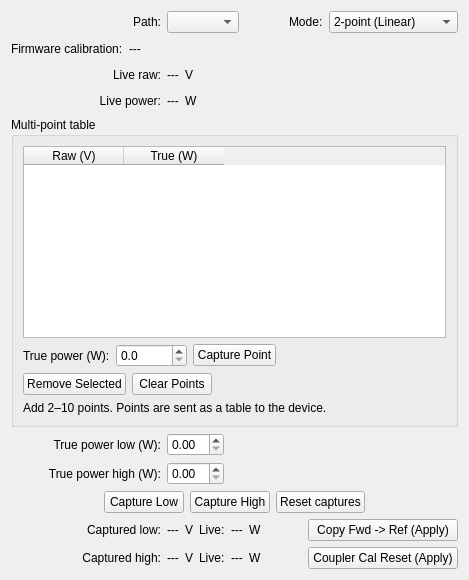
         <widget class="QWidget" name="tabCalCoupler">
          <attribute name="title">
           <string>Couplers</string>
          </attribute>
          <layout class="QVBoxLayout" name="verticalLayoutCalCoupler">
           <item>
            <layout class="QHBoxLayout" name="layoutCalPath">
             <item>
              <widget class="QLabel" name="labelCalPath">
               <property name="minimumSize">
                <size>
                 <width>150</width>
                 <height>0</height>
                </size>
               </property>
               <property name="text">
                <string>Path:</string>
               </property>
               <property name="alignment">
                <set>Qt::AlignmentFlag::AlignRight|Qt::AlignmentFlag::AlignTrailing|Qt::AlignmentFlag::AlignVCenter</set>
               </property>
              </widget>
             </item>
             <item>
              <widget class="QComboBox" name="comboCalPath"/>
             </item>
             <item>
              <spacer name="horizontalSpacerCalPath">
               <property name="orientation">
                <enum>Qt::Orientation::Horizontal</enum>
               </property>
               <property name="sizeHint" stdset="0">
                <size>
                 <width>40</width>
                 <height>20</height>
                </size>
               </property>
              </spacer>
             </item>
             <item>
              <widget class="QLabel" name="labelCalMode">
               <property name="text">
                <string>Mode:</string>
               </property>
              </widget>
             </item>
             <item>
              <widget class="QComboBox" name="comboCalMode">
               <item>
                <property name="text">
                 <string>2-point (Linear)</string>
                </property>
               </item>
               <item>
                <property name="text">
                 <string>Multi-point (Table)</string>
                </property>
               </item>
              </widget>
             </item>
            </layout>
           </item>
           <item>
            <layout class="QHBoxLayout" name="layoutCalMode"/>
           </item>
           <item>
            <layout class="QHBoxLayout" name="layoutCalStatus">
             <item>
              <widget class="QLabel" name="labelCalFirmware">
               <property name="text">
                <string>Firmware calibration:</string>
               </property>
              </widget>
             </item>
             <item>
              <widget class="QLabel" name="labelCalFirmwareStatus">
               <property name="text">
                <string>---</string>
               </property>
              </widget>
             </item>
             <item>
              <spacer name="horizontalSpacerCalStatus">
               <property name="orientation">
                <enum>Qt::Orientation::Horizontal</enum>
               </property>
               <property name="sizeHint" stdset="0">
                <size>
                 <width>40</width>
                 <height>20</height>
                </size>
               </property>
              </spacer>
             </item>
            </layout>
           </item>
           <item>
            <layout class="QHBoxLayout" name="layoutLiveRaw">
             <item>
              <widget class="QLabel" name="labelLiveRaw">
               <property name="minimumSize">
                <size>
                 <width>150</width>
                 <height>0</height>
                </size>
               </property>
               <property name="text">
                <string>Live raw:</string>
               </property>
               <property name="alignment">
                <set>Qt::AlignmentFlag::AlignRight|Qt::AlignmentFlag::AlignTrailing|Qt::AlignmentFlag::AlignVCenter</set>
               </property>
              </widget>
             </item>
             <item>
              <widget class="QLabel" name="labelLiveRawValue">
               <property name="text">
                <string>---</string>
               </property>
              </widget>
             </item>
             <item>
              <widget class="QLabel" name="labelLiveRawUnit">
               <property name="text">
                <string>V</string>
               </property>
              </widget>
             </item>
             <item>
              <spacer name="horizontalSpacerLiveRaw">
               <property name="orientation">
                <enum>Qt::Orientation::Horizontal</enum>
               </property>
               <property name="sizeHint" stdset="0">
                <size>
                 <width>40</width>
                 <height>20</height>
                </size>
               </property>
              </spacer>
             </item>
            </layout>
           </item>
           <item>
            <layout class="QHBoxLayout" name="layoutLivePwr">
             <item>
              <widget class="QLabel" name="labelLivePwr">
               <property name="minimumSize">
                <size>
                 <width>150</width>
                 <height>0</height>
                </size>
               </property>
               <property name="text">
                <string>Live power:</string>
               </property>
               <property name="alignment">
                <set>Qt::AlignmentFlag::AlignRight|Qt::AlignmentFlag::AlignTrailing|Qt::AlignmentFlag::AlignVCenter</set>
               </property>
              </widget>
             </item>
             <item>
              <widget class="QLabel" name="labelLivePwrValue">
               <property name="text">
                <string>---</string>
               </property>
              </widget>
             </item>
             <item>
              <widget class="QLabel" name="labelLivePwrUnit">
               <property name="text">
                <string>W</string>
               </property>
              </widget>
             </item>
             <item>
              <spacer name="horizontalSpacerLivePwr">
               <property name="orientation">
                <enum>Qt::Orientation::Horizontal</enum>
               </property>
               <property name="sizeHint" stdset="0">
                <size>
                 <width>40</width>
                 <height>20</height>
                </size>
               </property>
              </spacer>
             </item>
            </layout>
           </item>
           <item>
            <widget class="QGroupBox" name="groupBoxCalMulti">
             <property name="sizePolicy">
              <sizepolicy hsizetype="Preferred" vsizetype="Preferred">
               <horstretch>0</horstretch>
               <verstretch>0</verstretch>
              </sizepolicy>
             </property>
             <property name="title">
              <string>Multi-point table</string>
             </property>
             <layout class="QVBoxLayout" name="verticalLayoutCalMulti">
              <item>
               <widget class="QTableWidget" name="tableCalPoints">
                <property name="minimumSize">
                 <size>
                  <width>0</width>
                  <height>120</height>
                 </size>
                </property>
                <property name="maximumSize">
                 <size>
                  <width>16777215</width>
                  <height>240</height>
                 </size>
                </property>
                <property name="selectionMode">
                 <enum>QAbstractItemView::SelectionMode::SingleSelection</enum>
                </property>
                <property name="selectionBehavior">
                 <enum>QAbstractItemView::SelectionBehavior::SelectRows</enum>
                </property>
                <property name="rowCount">
                 <number>0</number>
                </property>
                <property name="columnCount">
                 <number>2</number>
                </property>
                <column>
                 <property name="text">
                  <string>Raw (V)</string>
                 </property>
                </column>
                <column>
                 <property name="text">
                  <string>True (W)</string>
                 </property>
                </column>
               </widget>
              </item>
              <item>
               <layout class="QHBoxLayout" name="layoutCalPointEntry">
                <item>
                 <widget class="QLabel" name="labelCalPointTrueW">
                  <property name="text">
                   <string>True power (W):</string>
                  </property>
                 </widget>
                </item>
                <item>
                 <widget class="QDoubleSpinBox" name="doubleSpinCalPointTrueW">
                  <property name="decimals">
                   <number>1</number>
                  </property>
                  <property name="minimum">
                   <double>0.000000000000000</double>
                  </property>
                  <property name="maximum">
                   <double>10000.000000000000000</double>
                  </property>
                 </widget>
                </item>
                <item>
                 <widget class="QPushButton" name="pushButtonCalCapturePoint">
                  <property name="text">
                   <string>Capture Point</string>
                  </property>
                 </widget>
                </item>
                <item>
                 <spacer name="horizontalSpacerCalPointEntry">
                  <property name="orientation">
                   <enum>Qt::Orientation::Horizontal</enum>
                  </property>
                  <property name="sizeHint" stdset="0">
                   <size>
                    <width>40</width>
                    <height>20</height>
                   </size>
                  </property>
                 </spacer>
                </item>
               </layout>
              </item>
              <item>
               <layout class="QHBoxLayout" name="layoutCalPointButtons">
                <item>
                 <widget class="QPushButton" name="pushButtonCalRemovePoint">
                  <property name="text">
                   <string>Remove Selected</string>
                  </property>
                 </widget>
                </item>
                <item>
                 <widget class="QPushButton" name="pushButtonCalClearPoints">
                  <property name="text">
                   <string>Clear Points</string>
                  </property>
                 </widget>
                </item>
                <item>
                 <spacer name="horizontalSpacerCalPointButtons">
                  <property name="orientation">
                   <enum>Qt::Orientation::Horizontal</enum>
                  </property>
                  <property name="sizeHint" stdset="0">
                   <size>
                    <width>40</width>
                    <height>20</height>
                   </size>
                  </property>
                 </spacer>
                </item>
               </layout>
              </item>
              <item>
               <widget class="QLabel" name="labelCalMultiHint">
                <property name="text">
                 <string>Add 2–10 points. Points are sent as a table to the device.</string>
                </property>
                <property name="alignment">
                 <set>Qt::AlignmentFlag::AlignLeading</set>
                </property>
               </widget>
              </item>
             </layout>
            </widget>
           </item>
           <item>
            <layout class="QHBoxLayout" name="layoutTrueLow">
             <item>
              <widget class="QLabel" name="labelTrueLow">
               <property name="minimumSize">
                <size>
                 <width>150</width>
                 <height>0</height>
                </size>
               </property>
               <property name="text">
                <string>True power low (W):</string>
               </property>
               <property name="alignment">
                <set>Qt::AlignmentFlag::AlignRight|Qt::AlignmentFlag::AlignTrailing|Qt::AlignmentFlag::AlignVCenter</set>
               </property>
              </widget>
             </item>
             <item>
              <widget class="QDoubleSpinBox" name="spinCalLowTrueW"/>
             </item>
             <item>
              <spacer name="horizontalSpacerTrueLow">
               <property name="orientation">
                <enum>Qt::Orientation::Horizontal</enum>
               </property>
               <property name="sizeHint" stdset="0">
                <size>
                 <width>40</width>
                 <height>20</height>
                </size>
               </property>
              </spacer>
             </item>
            </layout>
           </item>
           <item>
            <layout class="QHBoxLayout" name="layoutTrueHigh">
             <item>
              <widget class="QLabel" name="labelTrueHigh">
               <property name="minimumSize">
                <size>
                 <width>150</width>
                 <height>0</height>
                </size>
               </property>
               <property name="text">
                <string>True power high (W):</string>
               </property>
               <property name="alignment">
                <set>Qt::AlignmentFlag::AlignRight|Qt::AlignmentFlag::AlignTrailing|Qt::AlignmentFlag::AlignVCenter</set>
               </property>
              </widget>
             </item>
             <item>
              <widget class="QDoubleSpinBox" name="spinCalHighTrueW"/>
             </item>
             <item>
              <spacer name="horizontalSpacerTrueHigh">
               <property name="orientation">
                <enum>Qt::Orientation::Horizontal</enum>
               </property>
               <property name="sizeHint" stdset="0">
                <size>
                 <width>40</width>
                 <height>20</height>
                </size>
               </property>
              </spacer>
             </item>
            </layout>
           </item>
           <item>
            <layout class="QHBoxLayout" name="layoutCalButtons">
             <item>
              <spacer name="horizontalSpacerCalButtonsLeft">
               <property name="orientation">
                <enum>Qt::Orientation::Horizontal</enum>
               </property>
               <property name="sizeHint" stdset="0">
                <size>
                 <width>40</width>
                 <height>20</height>
                </size>
               </property>
              </spacer>
             </item>
             <item>
              <widget class="QPushButton" name="pushButtonCalCaptureLow">
               <property name="text">
                <string>Capture Low</string>
               </property>
              </widget>
             </item>
             <item>
              <widget class="QPushButton" name="pushButtonCalCaptureHigh">
               <property name="text">
                <string>Capture High</string>
               </property>
              </widget>
             </item>
             <item>
              <widget class="QPushButton" name="pushButtonCalReset">
               <property name="text">
                <string>Reset captures</string>
               </property>
              </widget>
             </item>
             <item>
              <spacer name="horizontalSpacerCalButtonsRight">
               <property name="orientation">
                <enum>Qt::Orientation::Horizontal</enum>
               </property>
               <property name="sizeHint" stdset="0">
                <size>
                 <width>40</width>
                 <height>20</height>
                </size>
               </property>
              </spacer>
             </item>
            </layout>
           </item>
           <item>
            <layout class="QHBoxLayout" name="horizontalLayout_11">
             <item>
              <widget class="QLabel" name="labelCapLowCaption">
               <property name="minimumSize">
                <size>
                 <width>150</width>
                 <height>0</height>
                </size>
               </property>
               <property name="text">
                <string>Captured low:</string>
               </property>
               <property name="alignment">
                <set>Qt::AlignmentFlag::AlignRight|Qt::AlignmentFlag::AlignTrailing|Qt::AlignmentFlag::AlignVCenter</set>
               </property>
              </widget>
             </item>
             <item>
              <widget class="QLabel" name="labelCapLowRawV">
               <property name="text">
                <string>---</string>
               </property>
              </widget>
             </item>
             <item>
              <widget class="QLabel" name="labelCapLowRawVUnit">
               <property name="text">
                <string>V</string>
               </property>
              </widget>
             </item>
             <item>
              <widget class="QLabel" name="labelCapLowPwrWCaption">
               <property name="text">
                <string>Live:</string>
               </property>
              </widget>
             </item>
             <item>
              <widget class="QLabel" name="labelCapLowPwrW">
               <property name="text">
                <string>---</string>
               </property>
              </widget>
             </item>
             <item>
              <widget class="QLabel" name="labelCapLowPwrWUnit">
               <property name="text">
                <string>W</string>
               </property>
              </widget>
             </item>
             <item>
              <spacer name="horizontalSpacerCapturedLow">
               <property name="orientation">
                <enum>Qt::Orientation::Horizontal</enum>
               </property>
               <property name="sizeHint" stdset="0">
                <size>
                 <width>40</width>
                 <height>20</height>
                </size>
               </property>
              </spacer>
             </item>
             <item>
              <widget class="QPushButton" name="pushButtonCalCopy">
               <property name="minimumSize">
                <size>
                 <width>150</width>
                 <height>0</height>
                </size>
               </property>
               <property name="text">
                <string>Copy Fwd -&gt; Ref (Apply)</string>
               </property>
              </widget>
             </item>
            </layout>
           </item>
           <item>
            <layout class="QHBoxLayout" name="horizontalLayout_12">
             <item>
              <widget class="QLabel" name="labelCapHighCaption">
               <property name="minimumSize">
                <size>
                 <width>150</width>
                 <height>0</height>
                </size>
               </property>
               <property name="text">
                <string>Captured high:</string>
               </property>
               <property name="alignment">
                <set>Qt::AlignmentFlag::AlignRight|Qt::AlignmentFlag::AlignTrailing|Qt::AlignmentFlag::AlignVCenter</set>
               </property>
              </widget>
             </item>
             <item>
              <widget class="QLabel" name="labelCapHighRawV">
               <property name="text">
                <string>---</string>
               </property>
              </widget>
             </item>
             <item>
              <widget class="QLabel" name="labelCapHighRawVUnit">
               <property name="text">
                <string>V</string>
               </property>
              </widget>
             </item>
             <item>
              <widget class="QLabel" name="labelCapHighPwrWCaption">
               <property name="text">
                <string>Live:</string>
               </property>
              </widget>
             </item>
             <item>
              <widget class="QLabel" name="labelCapHighPwrW">
               <property name="text">
                <string>---</string>
               </property>
              </widget>
             </item>
             <item>
              <widget class="QLabel" name="labelCapHighPwrWUnit">
               <property name="text">
                <string>W</string>
               </property>
              </widget>
             </item>
             <item>
              <spacer name="horizontalSpacerCapturedHigh">
               <property name="orientation">
                <enum>Qt::Orientation::Horizontal</enum>
               </property>
               <property name="sizeHint" stdset="0">
                <size>
                 <width>40</width>
                 <height>20</height>
                </size>
               </property>
              </spacer>
             </item>
             <item>
              <widget class="QPushButton" name="pushButtonCouplerCalReset">
               <property name="minimumSize">
                <size>
                 <width>150</width>
                 <height>0</height>
                </size>
               </property>
               <property name="text">
                <string>Coupler Cal Reset (Apply)</string>
               </property>
              </widget>
             </item>
            </layout>
           </item>
          </layout>
         </widget>
